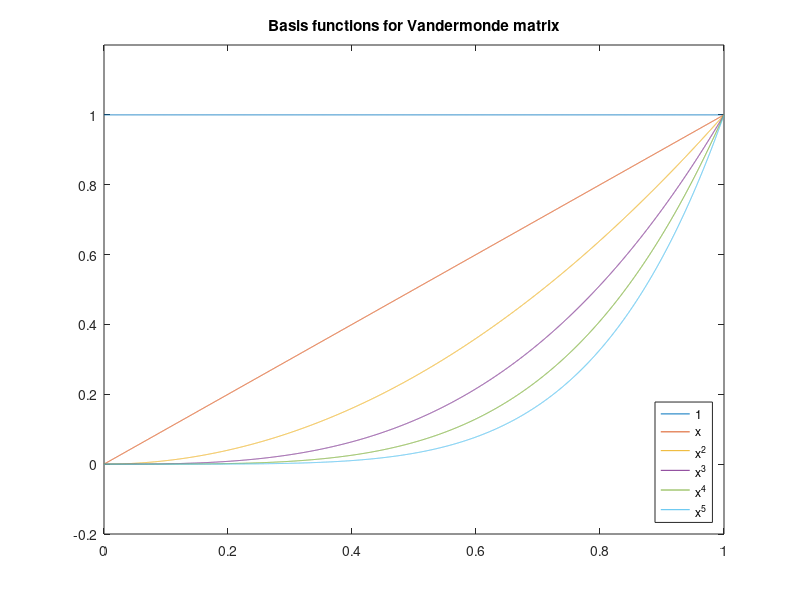
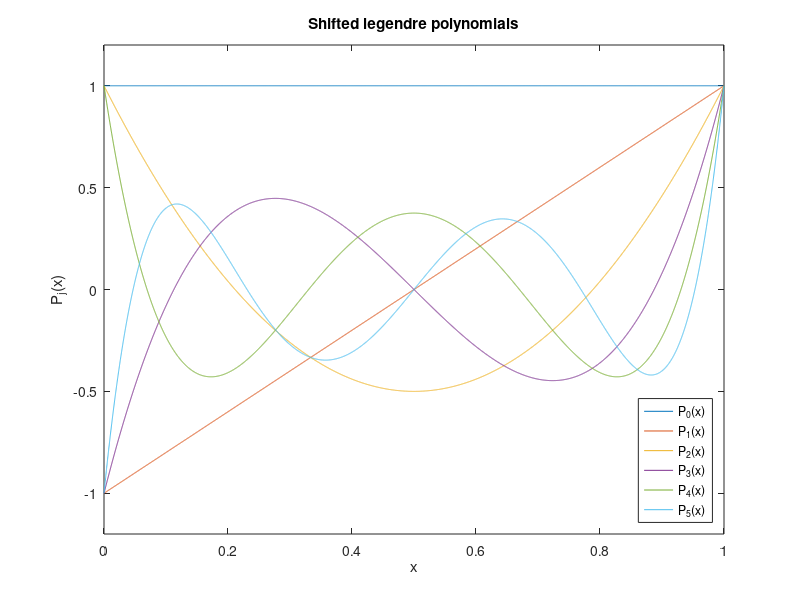
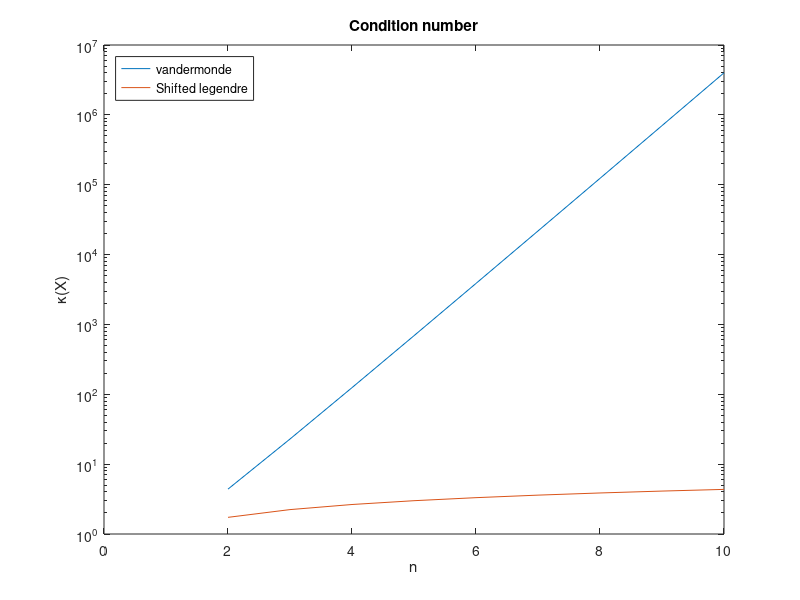

Here is the MATLAB script that generated these plots, in order:
% Vandermonde matrix
m = 5000;
for n = 2:10
    x = zeros(m,1);
    h = 1/(m-1);
    x(1) = 0;
    for i = 2:m
        x(i) = x(i-1) + h;
    end
    X = zeros(m,n);
    X(:,1) = ones(m,1);
    for j = 2:n
        X(:,j) = X(:,j-1) .*x;
    end

    %Compute condition number
    kappa(n,1) = cond(X);
end
figure
plot(x,X(:,1));
hold on
plot(x,X(:,2));
plot(x,X(:,3));
plot(x,X(:,4));
plot(x,X(:,5));
plot(x,X(:,6));

title('Basis functions for Vandermonde matrix');
legend('1','x','x^2','x^3','x^4','x^5','Location','southeast');
axis([0,1,-0.2,1.2]);


% Legendre polynomial
for n = 2:10
    x = zeros(m,1);
    h = 1/(m-1);
    x(1) = 0;
    for i = 2:m
        x(i) = x(i-1) + h;
    end
    X = zeros(m,n);
    X(:,1) = ones(m,1);
    X(:,2) = 2*x - 1;
    for j = 1:n-2
        X(:,j+2) = ((2*j + 1)*(2*x - 1).*X(:,j+1)-j*X(:,j))/(j+1);
    end
    kappa(n,2) = cond(X);
end
figure
plot(x,X(:,1));
hold on
plot(x,X(:,2));
plot(x,X(:,3));
plot(x,X(:,4));
plot(x,X(:,5));
plot(x,X(:,6));
title('Shifted legendre polynomials');
xlabel('x');
ylabel('P_j(x)');
legend('P_0(x)','P_1(x)','P_2(x)','P_3(x)','P_4(x)','P_5(x)','Location','southeast');
axis([0,1,-1.2,1.2]);

%plot condition numbers for both methods as function of n
figure
semilogy([1:n],kappa)
title('Condition number');
xlabel('n');
ylabel('\kappa(X)');
legend('vandermonde','Shifted legendre','Location','northwest');

disp("X^T * X for n = 5")
round(X(:,1:5)' * X(:,1:5))


